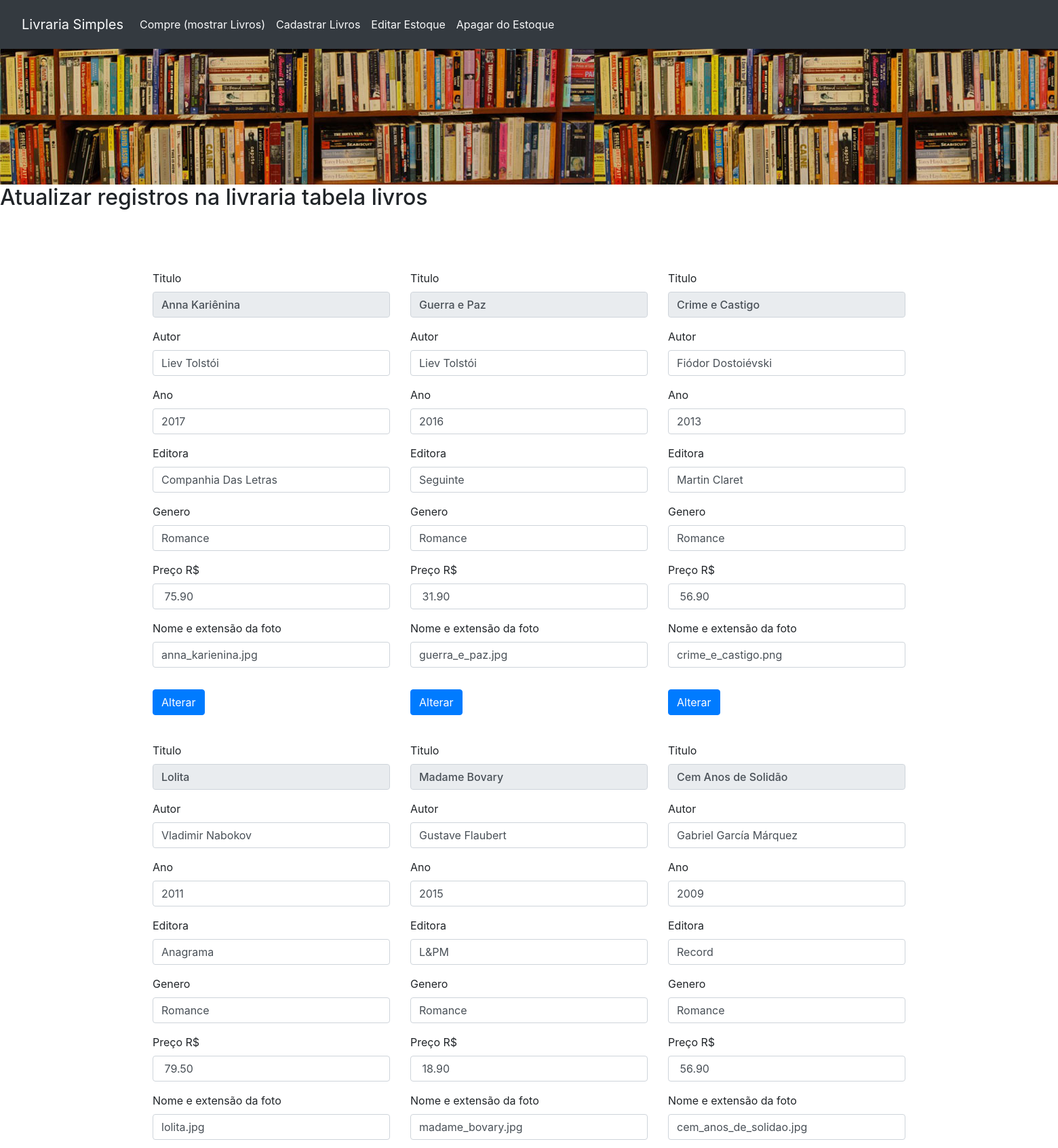
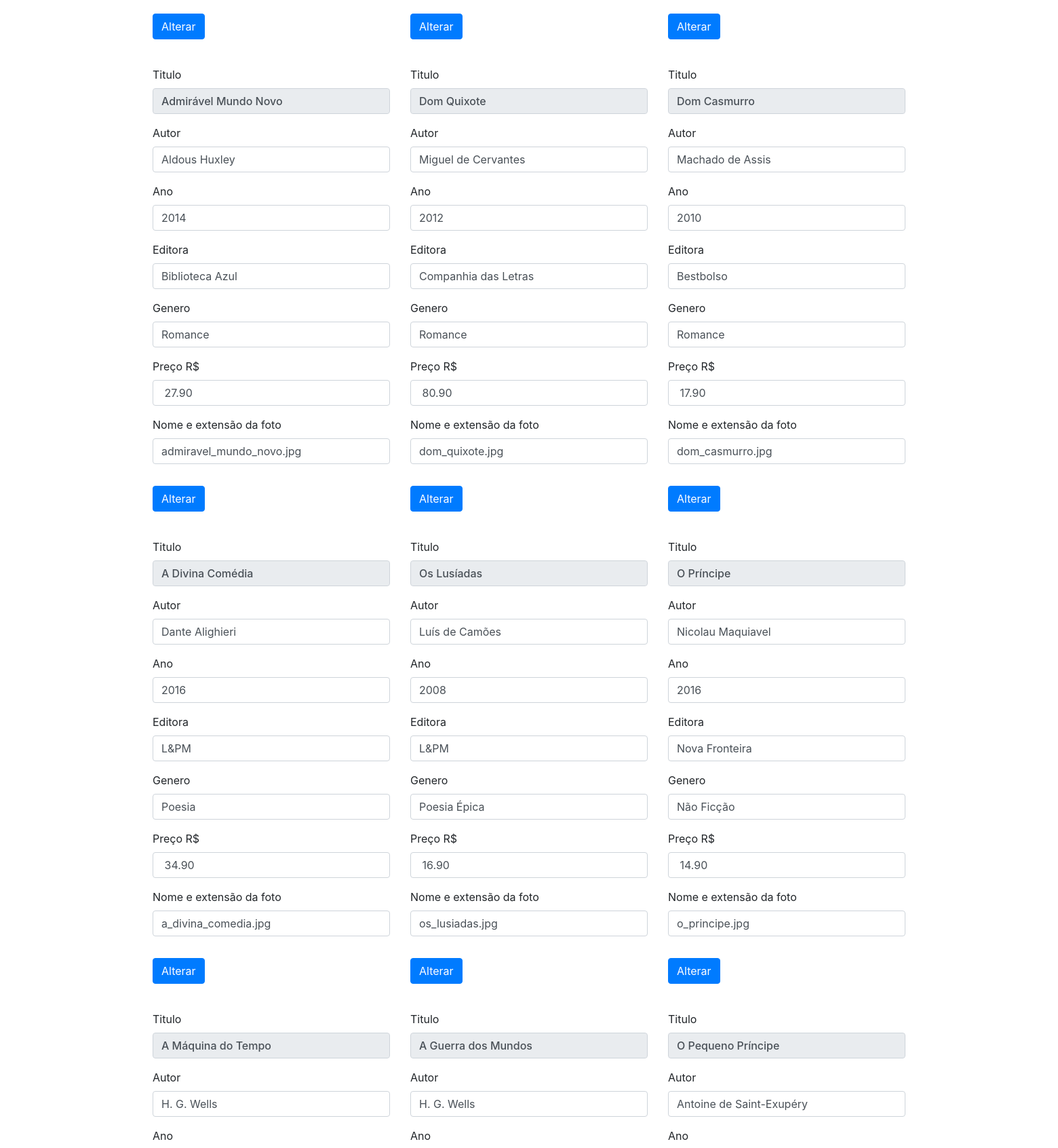
Page /editar-estoque.php (upper part) on the committed database (2 pictures, top to bottom).
### tables this page shows
CREATE TABLE `livros` (
  `id` int(10) NOT NULL,
  `titulo` varchar(255) NOT NULL,
  `autor` varchar(255) NOT NULL,
  `ano` int(4) NOT NULL,
  `editora` varchar(255) NOT NULL,
  `genero` varchar(255) NOT NULL,
  `preco` decimal(5,2) NOT NULL,
  `desconto` decimal(5,2) NOT NULL,
  `foto` varchar(255) NOT NULL,
  `descricao` varchar(2000) NOT NULL,
  `estoque` int(3) NOT NULL,
  `isbn` varchar(13) NOT NULL
);

### editar-estoque.php (the view, shortened to what this page needs)
<!doctype html>
<html>
	<head>
        <link rel="stylesheet" href="https://maxcdn.bootstrapcdn.com/bootstrap/4.1.3/css/bootstrap.min.css">
        <link rel="stylesheet" type="text/css" href="estilo.css">
	</head>
	<body>
                <header class="container_fluid">
                <nav class="navbar navbar-expand-lg navbar-light bg-dark">
                <nav class="navbar navbar-expand-lg navbar-light bg-dark">
                    <a class="navbar-brand text-light" href="gerenciador.php">Livraria Simples</a>
                        <div class="collapse navbar-collapse" id="navbarNav">
                                <ul class="navbar-nav">
                                <li class="nav-item active">
                                    <a class="nav-link text-light" href="select.php">Compre (mostrar Livros)</a>
                                </li>
                                <li class="nav-item">
                                    <a class="nav-link text-light" href="cadastro-de-registro.php">Cadastrar Livros</a>
                                </li>
                                <li class="nav-item">
                                    <a class="nav-link text-light" href="editar-estoque.php">Editar Estoque</a>
                                </li>
                                <li class="nav-item">
                                    <a class="nav-link text-light" href="apagar-estoque.php">Apagar do Estoque</a>
                                </li>
                                </ul>
                        </div>
                </nav>
            </header>
    <div class="container-fluid">
        <img src="imagens/tema-livraria-2600.jpg" alt="estante virtual cheia de livros" class="ml-0">
    </div>
    <div><h2>Atualizar registros na livraria tabela livros</h2></div>
        <div class="container mt-5">
        <div class="row">
                    <?php
                    require_once 'conexao.php';
                    $sql = "SELECT id, titulo, autor, ano, editora, genero, preco, foto FROM livros";
                    $result = mysqli_query($conn, $sql);
                    if (mysqli_num_rows($result) > 0) {
                        while($row = mysqli_fetch_assoc($result)) {
                    ?>
                        <div class="col-md-4 mt-4 align-self-xl-stretch p-7">
                                    <form method="post" action="update.php">
                                            <div class="form-group">
                                                <span >
                                                    <label for="titulo"> Titulo </label>
                                                </span>
                                                <br />
                                                <span>
                                                    <input type="text" class="form-control h2" value="<?php echo $row['titulo']; ?>" disabled />
                                                </span>
                                            </div>
                                            <div class="form-group">
                                                <span>
                                                    <label for="autor"> Autor</label>
                                                <span>
                                                <br />
                                                <span>
                                                    <input type="text" name="autor" class="form-control" value="<?php echo $row['autor']; ?>"/>
                                                </span>
                                            </div>
                                            <div class="form-group">
                                                <span>
                                                    <label for="ano"> Ano</label>
                                                <span>
                                                <br />
                                                <span>
                                                    <input type="text" name="ano" class="form-control" value="<?php echo $row['ano']; ?>"/>
                                                </span>
                                            </div>
                                             <div class="form-group">
                                                <span>
                                                    <label for="editora"> Editora</label>
                                                <span>
                                                <br />
                                                <span>
                                                    <input type="text" name="editora" class="form-control" value="<?php echo $row['editora']; ?>"/>
                                                </span>
                                            </div>
                                            <div class="form-group">
                                                <span>
                                                    <label for="genero"> Genero</label>
                                                <span>
                                                <br />
                                                <span>
                                                    <input type="text" name="genero" class="form-control" value="<?php echo $row['genero']; ?>"/>
                                                </span>
                                            </div>
                                            <div class="form-group">
                                                <span>
                                                    <label for="preco"> Preço R$</label>
                                                <span>
                                                <span>
                                                    <input type="text" name="preco" class="form-control" value=" <?php echo $row['preco'] ?> "/>
                                                </span>
                                            </div>
                                            <div class="form-group">
                                                <span>
                                                    <label for="foto"> Nome e extensão da foto</label>
                                                <span>
                                                <br />
                                                <span>
                                                    <input type="text" name="foto" class="form-control" value="<?php echo $row['foto']; ?>"/>
                                                </span>
                                            </div>
                                            <div>
                                               <input type="submit" name="btnEnviar" value="Alterar" class="btn btn-primary mt-3" />
                                            </div>
                                    </form>
                           </div>
              <?php
                            }
                    }
                else {
                    echo "0 resultado";
                    }
            ?>
                                                                </div>
		</div>
</body>
</html>

### estilo.css (style rules this page uses)
.container-fluid { width: 100%; padding-right: 0px; padding-left: 0px; margin-right: auto; margin-left: auto; }

### rows in the picture
livros: titulo "Anna Kariênina", autor "Liev Tolstói", ano "2017", editora "Companhia Das Letras", genero "Romance", preco "75.90", foto "anna_karienina.jpg"
livros: titulo "Guerra e Paz", autor "Liev Tolstói", ano "2016", editora "Seguinte", genero "Romance", preco "31.90", foto "guerra_e_paz.jpg"
livros: titulo "Crime e Castigo", autor "Fiódor Dostoiévski", ano "2013", editora "Martin Claret", genero "Romance", preco "56.90", foto "crime_e_castigo.png"
livros: titulo "Lolita", autor "Vladimir Nabokov", ano "2011", editora "Anagrama", genero "Romance", preco "79.50", foto "lolita.jpg"
livros: titulo "Madame Bovary", autor "Gustave Flaubert", ano "2015", editora "L&PM", genero "Romance", preco "18.90", foto "madame_bovary.jpg"
livros: titulo "Cem Anos de Solidão", autor "Gabriel García Márquez", ano "2009", editora "Record", genero "Romance", preco "56.90", foto "cem_anos_de_solidao.jpg"
livros: titulo "Admirável Mundo Novo", autor "Aldous Huxley", ano "2014", editora "Biblioteca Azul", genero "Romance", preco "27.90", foto "admiravel_mundo_novo.jpg"
livros: titulo "Dom Quixote", autor "Miguel de Cervantes", ano "2012", editora "Companhia das Letras", genero "Romance", preco "80.90", foto "dom_quixote.jpg"
livros: titulo "Dom Casmurro", autor "Machado de Assis", ano "2010", editora "Bestbolso", genero "Romance", preco "17.90", foto "dom_casmurro.jpg"
livros: titulo "A Divina Comédia", autor "Dante Alighieri", ano "2016", editora "L&PM", genero "Poesia", preco "34.90", foto "a_divina_comedia.jpg"
livros: titulo "Os Lusíadas", autor "Luís de Camões", ano "2008", editora "L&PM", genero "Poesia Épica", preco "16.90", foto "os_lusiadas.jpg"
livros: titulo "O Príncipe", autor "Nicolau Maquiavel", ano "2016", editora "Nova Fronteira", genero "Não Ficção", preco "14.90", foto "o_principe.jpg"
livros: titulo "A Máquina do Tempo", autor "H. G. Wells"
livros: titulo "A Guerra dos Mundos", autor "H. G. Wells"
livros: titulo "O Pequeno Príncipe", autor "Antoine de Saint-Exupéry"
